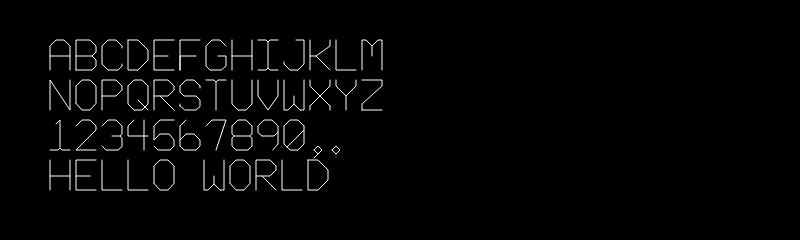
Frame 1 (no input)
Frame 60 (no input): identical to frame 1, image omitted
Frame 120 (the mouse pressed at the canvas centre since frame 60): identical to frame 1, image omitted

The p5.js sketch that drew this single still picture (run headless with seeded random() and noise() and a simulated clock; from frame 60 on, the mouse is pressed at the canvas centre):

// p5.js sketch
// ── sketch.js
// JaredSchiffmanFont.js
// Monospace, single-stroke font by Jared Schiffman at the 
// MIT Media Lab Aesthetics and Computation Group, 1999-2000
// https://www.jaredschiffman.com/
// Ported to p5.js by Golan Levin, 2024

let jsFont;
function setup() {
  createCanvas(800, 240);
  jsFont = new JaredSchiffmanFont();
}

function draw() {
  background(0);
  stroke(255); 
  jsFont.drawString("ABCDEFGHIJKLM", 50, 70, 0.2); 
  jsFont.drawString("NOPQRSTUVWXYZ", 50,110, 0.2); 
  jsFont.drawString("1234567890,.",  50,150, 0.2); 
  jsFont.drawString("Hello World",   50,190, 0.2); 
}

//=================================================
class JaredSchiffmanFont {
  constructor() {
    this.letters = {};
    this.initFont();
    this.calculateLetterWidths(); 
  }

  initFont() {
    // Character ','
    this.letters[44] = {
      numPoints: 7,
      pointTypes:["m","l","l","l","l","m","l"],
      x:[20,40,60,40,20,40,20],
      y:[0,20,0,-20,-40,-20,0],
    };

    // Character '.'
    this.letters[46] = {
      numPoints: 5,
      pointTypes:["m","l","l","l","l"],
      x:[20,40,60,40,20],
      y:[0,20,0,-20,0],
    };

    // Numeral '0'
    this.letters[48] = {
      numPoints: 11,
      pointTypes:["m","l","l","l","l","l","l","l","l","m","l"],
      x:[100,70,30,0,0,30,70,100,100,16,100],
      y:[120,150,150,120,30,0,0,30,120,15,100],
    };

    // Numeral '1'
    this.letters[49] = {
      numPoints: 8,
      pointTypes:["m","l","l","m","l","l","l","l"],
      x:[30,50,50,100,60,50,40,0],
      y:[130,150,14,0,0,10,0,0],
    };

    // Numeral '2'
    this.letters[50] = {
      numPoints: 7,
      pointTypes:["m","l","l","l","l","l","l"],
      x:[0,30,70,100,100,0,100],
      y:[120,150,150,120,100,0,0],
    };

    // Numeral '3'
    this.letters[51] = {
      numPoints: 13,
      pointTypes:["m","l","l","l","l","l","l","l","l","l","l","m","l"],
      x:[0,30,70,100,100,90,100,100,80,20,0,50,90],
      y:[120,150,150,120,80,70,60,17,0,0,20,70,70],
    };

    // Numeral '4'
    this.letters[52] = {
      numPoints: 6,
      pointTypes:["m","l","l","l","m","l"],
      x:[30,0,0,100,80,80],
      y:[150,120,70,70,150,0],
    };

    // Numeral '5'
    this.letters[53] = {
      numPoints: 11,
      pointTypes:["m","l","l","l","l","l","l","l","l","l","l"],
      x:[100,30,0,0,30,76,100,100,80,20,0],
      y:[150,150,120,50,80,80,50,20,0,0,20],
    };

    // Numeral '6'
    this.letters[54] = {
      numPoints: 10,
      pointTypes:["m","l","l","l","l","l","l","l","l","l"],
      x:[30,0,0,20,80,100,100,70,30,0],
      y:[150,120,20,0,0,20,50,80,80,50],
    };

    // Numeral '7'
    this.letters[55] = {
      numPoints: 4,
      pointTypes:["m","l","l","l"],
      x:[0,30,100,50],
      y:[120,150,150,0],
    };

    // Numeral 8
    this.letters[56] = {
      numPoints: 17,
      pointTypes:['m','l','l','l','l','l','l','l','l','l','l','l','l','l','l','m','l'],
      x:[0,30,70,100,100,87,100,100,80,20,0,0,10,0,0,10,87.0],
      y:[120,150,150,120,80,70,60,20,0,0,20,60,70,80,120,70,70.0]
    };

    // Numeral 9
    this.letters[57] = {
      numPoints: 12,
      pointTypes:['m','l','l','l','l','l','l','l','l','m','l','l'],
      x:[20,0,0,30,70,100,100,100,73,20,80,100.0],
      y:[70,87,120,150,150,120,90,30,0,70,70,90.0]
    };
    
    // Letter A
    this.letters[65] = {
      numPoints: 8,
      pointTypes:['m','l','l','l','l','l','m','l'],
      x:[0,0,30,70,100,100,0,100],
      y:[0,120,150,150,120,0,70,70]
    };

    // Letter B
    this.letters[66] = {
      numPoints: 13,
      pointTypes:['m','l','l','l','l','m','l','l','l','l','l','m','l'],
      x:[0,0,70,100,100,0,80,100,100,80,100,0,80.0],
      y:[0,150,150,120,90,0,0,20,50,70,90,70,70.0]
    };

    // Letter C
    this.letters[67] = {
      numPoints: 10,
      pointTypes:['m','l','l','l','l','l','l','l','l','l'],
      x:[100,100,70,30,0,0,30,80,100,100.0],
      y:[110,120,150,150,120,30,0,0,20,30.0]
    };

    // Letter D
    this.letters[68] = {
      numPoints: 7,
      pointTypes:['m','l','l','l','l','l','l'],
      x:[0,0,50,100,100,50,0.0],
      y:[150,0,0,50,100,150,150.0]
    };

    // Letter E
    this.letters[69] = {
      numPoints: 7,
      pointTypes:['m','l','l','l','m','l','l'],
      x:[70,0,0,100,100,0,0.0],
      y:[70,70,0,0,150,150,70.0]
    };

    // Letter F
    this.letters[70] = {
      numPoints: 6,
      pointTypes:["m","l","l","m","l","l"],
      x:[0,0,100,0,0,80],
      y:[0,150,150,0,70,70],
    };

    this.letters[71] = {
      numPoints: 10,
      pointTypes:['m','l','l','l','l','l','l','l','l','l'],
      x:[100,70,30,0,0,20,77,100,100,60.0],
      y:[120,150,150,120,20,0,0,20,70,70.0]
    };
    
    // Letter H
    this.letters[72] = {
      numPoints: 6,
      pointTypes:['m','l','m','l','m','l'],
      x:[0,0,100,100,0,100.0],
      y:[150,0,150,0,70,70.0]
    };

    // Letter I
    this.letters[73] = {
      numPoints: 12,
      pointTypes:['m','l','m','l','l','l','l','m','l','l','l','l'],
      x:[50,50,100,60,50,40,0,0,40,50,60,100.0],
      y:[140,10,150,150,140,150,150,0,0,10,0,0.0]
    };

    // Letter J
    this.letters[74] = {
      numPoints: 7,
      pointTypes:['m','l','l','l','l','l','l'],
      x:[60,100,100,70,30,0,0.0],
      y:[150,150,30,0,0,30,40.0]
    };

    // Letter K
    this.letters[75] = {
      numPoints: 8,
      pointTypes:['m','l','m','l','l','l','m','l'],
      x:[0,0,100,100,30,100,0,30.0],
      y:[150,0,150,120,70,0,70,70.0]
    };

    // Letter L
    this.letters[76] = {
      numPoints: 3,
      pointTypes:['m','l','l'],
      x:[0,0,100.0],
      y:[150,0,0.0]
    };

    // Letter M
    this.letters[77] = {
      numPoints: 9,
      pointTypes:['m','l','l','l','l','l','l','m','l'],
      x:[0,0,20,50,80,100,100,50,50.0],
      y:[0,150,150,120,150,150,0,70,120.0]
    };

    // Letter N
    this.letters[78] = {
      numPoints: 5,
      pointTypes:['m','l','l','l','l'],
      x:[0,0,100,100,100.0],
      y:[0,150,0,130,150.0]
    };
    
    // Letter O
    this.letters[79] = {
      numPoints: 9,
      pointTypes:['m','l','l','l','l','l','l','l','l'],
      x:[0,30,70,100,100,70,30,0,0.0],
      y:[33,0,0,33,120,150,150,120,33.0]
    };

    // Letter P
    this.letters[80] = {
      numPoints: 7,
      pointTypes:['m','l','l','l','l','l','l'],
      x:[0,0,70,100,100,70,0.0],
      y:[0,150,150,120,100,70,70.0]
    };

    // Letter Q
    this.letters[81] = {
      numPoints: 11,
      pointTypes:['m','l','l','l','l','l','l','l','l','m','l'],
      x:[0,30,70,100,100,70,30,0,0,50,100.0],
      y:[120,150,150,120,30,0,0,30,120,50,0.0]
    };

    // Letter R
    this.letters[82] = {
      numPoints: 9,
      pointTypes:['m','l','l','l','l','l','l','m','l'],
      x:[0,0,70,100,100,70,0,30,100.0],
      y:[0,150,150,120,100,70,70,70,0.0]
    };

    // Letter S
    this.letters[83] = {
      numPoints: 16,
      pointTypes:['m','l','l','l','l','l','l','l','l','l','l','l','m','l','m','l'],
      x:[100,70,30,0,0,20,80,100,100,80,24,0,0,0,100,100.0],
      y:[120,150,150,120,90,70,70,50,17,0,0,20,30,20,110,120.0]
    };

    // Letter T
    this.letters[84] = {
      numPoints: 7,
      pointTypes:['m','l','l','l','l','m','l'],
      x:[0,40,50,60,100,50,50.0],
      y:[150,150,140,150,150,0,140.0]
    };

    // Letter U
    this.letters[85] = {
      numPoints: 6,
      pointTypes:['m','l','l','l','l','l'],
      x:[0,0,30,70,100,100.0],
      y:[150,30,0,0,30,150.0]
    };

    // Letter V
    this.letters[86] = {
      numPoints: 5,
      pointTypes:['m','l','l','l','l'],
      x:[0,0,50,100,100.0],
      y:[150,70,0,70,150.0]
    };

    // Letter W
    this.letters[87] = {
      numPoints: 9,
      pointTypes:['m','l','l','l','l','l','l','m','l'],
      x:[0,0,20,50,80,100,100,50,50.0],
      y:[150,0,0,30,0,0,150,70,30.0]
    };

    // Letter X
    this.letters[88] = {
      numPoints: 10,
      pointTypes:['m','l','l','m','l','l','m','l','m','l'],
      x:[0,0,100,100,100,0,100,100,0,0.0],
      y:[150,120,20,150,120,20,20,0,0,20.0]
    };

    // Letter Y
    this.letters[89] = {
      numPoints: 7,
      pointTypes:['m','l','l','l','l','m','l'],
      x:[0,0,50,100,100,50,50.0],
      y:[150,120,70,120,150,0,70.0]
    };

    // Letter Z
    this.letters[90] = {
      numPoints: 7,
      pointTypes:["m","l","l","l","l","m","l"],
      x:[0,100,100,0,0,100,0],
      y:[150,150,120,30,0,0,0],
    };
  }

  drawLetter(char, xOffset, yOffset, scale) {
    // Convert input character to uppercase
    const charCode = char.toUpperCase().charCodeAt(0);

    if (!this.letters[charCode]) {
      console.error(`Letter '${char}' not defined in font.`);
      return;
    }

    const letter = this.letters[charCode];
    noFill();
    beginShape();
    for (let i = 0; i < letter.numPoints; i++) {
      const x = xOffset + letter.x[i] * scale;
      const y = yOffset - letter.y[i] * scale;
      if (letter.pointTypes[i] === "m") {
        endShape();
        beginShape();
        vertex(x, y);
      } else {
        vertex(x, y);
      }
    }
    endShape();
  }
  
  drawString(str, x, y, sca) {
    let xOffset = x; // Start drawing at the provided x position
    const spacing = 30 * sca; // Adjust spacing between letters

    for (let i = 0; i < str.length; i++) {
        const char = str[i];
        const charCode = char.toUpperCase().charCodeAt(0);

        if (this.letters[charCode]) {
            // Draw the character
            this.drawLetter(char, xOffset, y, sca);
            xOffset += this.letters[charCode].letterWidth * sca + spacing;
        } else {
            // Leave a space for unrecognized characters
            xOffset += 120 * sca; // Use a standard space width
        }
    }
  }
  
  calculateLetterWidths() {
    for (const charCode in this.letters) {
      const letter = this.letters[charCode];
      if (letter && letter.x && letter.x.length > 0) {
        letter.letterWidth = Math.max(...letter.x);
      } else {
        console.warn(`Letter with charCode ${charCode} is missing or invalid.`);
      }
    }
  }
}
